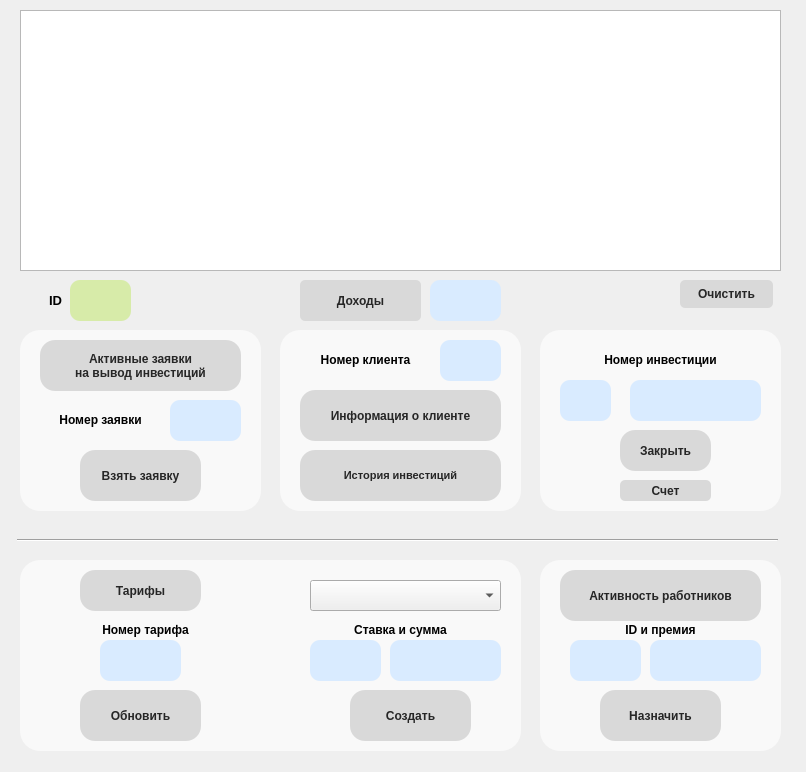
<?xml version="1.0" encoding="UTF-8"?>
<ui version="4.0">
 <class>Manager2</class>
 <widget class="QDialog" name="Manager2">
  <property name="geometry">
   <rect>
    <x>0</x>
    <y>0</y>
    <width>806</width>
    <height>772</height>
   </rect>
  </property>
  <property name="windowTitle">
   <string>Dialog</string>
  </property>
  <widget class="QLabel" name="label_6">
   <property name="geometry">
    <rect>
     <x>30</x>
     <y>280</y>
     <width>51</width>
     <height>41</height>
    </rect>
   </property>
   <property name="text">
    <string>&lt;html&gt;&lt;head/&gt;&lt;body&gt;&lt;p align=&quot;center&quot;&gt;&lt;span style=&quot; font-size:10pt; font-weight:600;&quot;&gt;ID&lt;/span&gt;&lt;/p&gt;&lt;/body&gt;&lt;/html&gt;</string>
   </property>
   <property name="alignment">
    <set>Qt::AlignCenter</set>
   </property>
  </widget>
  <widget class="QLineEdit" name="employeeId">
   <property name="geometry">
    <rect>
     <x>570</x>
     <y>640</y>
     <width>71</width>
     <height>41</height>
    </rect>
   </property>
   <property name="styleSheet">
    <string notr="true">background: #d9ebff;
border-radius: 10px;
</string>
   </property>
   <property name="text">
    <string/>
   </property>
   <property name="maxLength">
    <number>100000</number>
   </property>
   <property name="echoMode">
    <enum>QLineEdit::Normal</enum>
   </property>
   <property name="clearButtonEnabled">
    <bool>false</bool>
   </property>
  </widget>
  <widget class="QLineEdit" name="eId">
   <property name="geometry">
    <rect>
     <x>70</x>
     <y>280</y>
     <width>61</width>
     <height>41</height>
    </rect>
   </property>
   <property name="styleSheet">
    <string notr="true">background: #d7eba9;
border-radius: 10px;
</string>
   </property>
   <property name="text">
    <string/>
   </property>
   <property name="maxLength">
    <number>1000</number>
   </property>
   <property name="echoMode">
    <enum>QLineEdit::Normal</enum>
   </property>
   <property name="readOnly">
    <bool>true</bool>
   </property>
   <property name="clearButtonEnabled">
    <bool>false</bool>
   </property>
  </widget>
  <widget class="Line" name="line">
   <property name="geometry">
    <rect>
     <x>17</x>
     <y>530</y>
     <width>761</width>
     <height>20</height>
    </rect>
   </property>
   <property name="orientation">
    <enum>Qt::Horizontal</enum>
   </property>
  </widget>
  <widget class="QLabel" name="label_12">
   <property name="geometry">
    <rect>
     <x>330</x>
     <y>610</y>
     <width>141</width>
     <height>41</height>
    </rect>
   </property>
   <property name="text">
    <string>&lt;html&gt;&lt;head/&gt;&lt;body&gt;&lt;p align=&quot;center&quot;&gt;&lt;span style=&quot; font-size:9pt; font-weight:600;&quot;&gt;Ставка и сумма&lt;/span&gt;&lt;/p&gt;&lt;/body&gt;&lt;/html&gt;</string>
   </property>
   <property name="alignment">
    <set>Qt::AlignLeading|Qt::AlignLeft|Qt::AlignVCenter</set>
   </property>
  </widget>
  <widget class="QPushButton" name="cancel">
   <property name="geometry">
    <rect>
     <x>620</x>
     <y>430</y>
     <width>91</width>
     <height>41</height>
    </rect>
   </property>
   <property name="cursor">
    <cursorShape>PointingHandCursor</cursorShape>
   </property>
   <property name="styleSheet">
    <string notr="true">QPushButton:hover{background: #ffafa5; border-radius: 15px; border: 0.2px solid #d7eba9; color: #ffffff; font-size: 9pt; font-weight: bold;}																
QPushButton{background: #d9d9d9; border-radius: 15px; color: #262626; font-size: 9pt; font-weight: bold;}</string>
   </property>
   <property name="text">
    <string>Закрыть</string>
   </property>
  </widget>
  <widget class="QPushButton" name="creditRequests_10">
   <property name="geometry">
    <rect>
     <x>600</x>
     <y>690</y>
     <width>121</width>
     <height>51</height>
    </rect>
   </property>
   <property name="cursor">
    <cursorShape>PointingHandCursor</cursorShape>
   </property>
   <property name="styleSheet">
    <string notr="true">QPushButton:hover{background: #e6f6ff; border-radius: 15px; color: #81C4FF; font-size: 9pt; font-weight: bold;}													
QPushButton{background: #d9d9d9; border-radius: 15px; color: #262626; font-size: 9pt; font-weight: bold;}</string>
   </property>
   <property name="text">
    <string>Назначить</string>
   </property>
  </widget>
  <widget class="QGroupBox" name="groupBox">
   <property name="geometry">
    <rect>
     <x>20</x>
     <y>330</y>
     <width>241</width>
     <height>181</height>
    </rect>
   </property>
   <property name="styleSheet">
    <string notr="true">background: #F9F9F9;
border-radius: 20px;
</string>
   </property>
   <property name="title">
    <string/>
   </property>
   <widget class="QLineEdit" name="requestId">
    <property name="geometry">
     <rect>
      <x>150</x>
      <y>70</y>
      <width>71</width>
      <height>41</height>
     </rect>
    </property>
    <property name="styleSheet">
     <string notr="true">background: #d9ebff;
border-radius: 10px;
</string>
    </property>
    <property name="text">
     <string/>
    </property>
    <property name="maxLength">
     <number>100000</number>
    </property>
    <property name="echoMode">
     <enum>QLineEdit::Normal</enum>
    </property>
    <property name="clearButtonEnabled">
     <bool>false</bool>
    </property>
   </widget>
   <widget class="QLabel" name="label_9">
    <property name="geometry">
     <rect>
      <x>20</x>
      <y>70</y>
      <width>121</width>
      <height>41</height>
     </rect>
    </property>
    <property name="text">
     <string>&lt;html&gt;&lt;head/&gt;&lt;body&gt;&lt;p align=&quot;center&quot;&gt;&lt;span style=&quot; font-size:9pt; font-weight:600;&quot;&gt;Номер заявки&lt;/span&gt;&lt;/p&gt;&lt;/body&gt;&lt;/html&gt;</string>
    </property>
    <property name="alignment">
     <set>Qt::AlignLeading|Qt::AlignLeft|Qt::AlignVCenter</set>
    </property>
   </widget>
   <widget class="QPushButton" name="investRequest_2">
    <property name="geometry">
     <rect>
      <x>20</x>
      <y>10</y>
      <width>201</width>
      <height>51</height>
     </rect>
    </property>
    <property name="cursor">
     <cursorShape>PointingHandCursor</cursorShape>
    </property>
    <property name="styleSheet">
     <string notr="true">QPushButton:hover{background: #e6f6ff; border-radius: 15px; color: #81C4FF; font-size: 9pt; font-weight: bold;}													
QPushButton{background: #d9d9d9; border-radius: 15px; color: #262626; font-size: 9pt; font-weight: bold;}</string>
    </property>
    <property name="text">
     <string>Активные заявки
на вывод инвестиций</string>
    </property>
   </widget>
   <widget class="QPushButton" name="getRequest_2">
    <property name="geometry">
     <rect>
      <x>60</x>
      <y>120</y>
      <width>121</width>
      <height>51</height>
     </rect>
    </property>
    <property name="cursor">
     <cursorShape>PointingHandCursor</cursorShape>
    </property>
    <property name="styleSheet">
     <string notr="true">QPushButton:hover{background: #e6f6ff; border-radius: 15px; color: #81C4FF; font-size: 9pt; font-weight: bold;}													
QPushButton{background: #d9d9d9; border-radius: 15px; color: #262626; font-size: 9pt; font-weight: bold;}</string>
    </property>
    <property name="text">
     <string>Взять заявку</string>
    </property>
   </widget>
  </widget>
  <widget class="QLineEdit" name="tarifId">
   <property name="geometry">
    <rect>
     <x>100</x>
     <y>640</y>
     <width>81</width>
     <height>41</height>
    </rect>
   </property>
   <property name="styleSheet">
    <string notr="true">background: #d9ebff;
border-radius: 10px;
</string>
   </property>
   <property name="text">
    <string/>
   </property>
   <property name="maxLength">
    <number>100000</number>
   </property>
   <property name="echoMode">
    <enum>QLineEdit::Normal</enum>
   </property>
   <property name="clearButtonEnabled">
    <bool>false</bool>
   </property>
  </widget>
  <widget class="QPushButton" name="creditRequests_6">
   <property name="geometry">
    <rect>
     <x>80</x>
     <y>690</y>
     <width>121</width>
     <height>51</height>
    </rect>
   </property>
   <property name="cursor">
    <cursorShape>PointingHandCursor</cursorShape>
   </property>
   <property name="styleSheet">
    <string notr="true">QPushButton:hover{background: #e6f6ff; border-radius: 15px; color: #81C4FF; font-size: 9pt; font-weight: bold;}													
QPushButton{background: #d9d9d9; border-radius: 15px; color: #262626; font-size: 9pt; font-weight: bold;}</string>
   </property>
   <property name="text">
    <string>Обновить</string>
   </property>
  </widget>
  <widget class="QLineEdit" name="sum">
   <property name="geometry">
    <rect>
     <x>390</x>
     <y>640</y>
     <width>111</width>
     <height>41</height>
    </rect>
   </property>
   <property name="styleSheet">
    <string notr="true">background: #d9ebff;
border-radius: 10px;
</string>
   </property>
   <property name="text">
    <string/>
   </property>
   <property name="maxLength">
    <number>100000</number>
   </property>
   <property name="echoMode">
    <enum>QLineEdit::Normal</enum>
   </property>
   <property name="clearButtonEnabled">
    <bool>false</bool>
   </property>
  </widget>
  <widget class="QPushButton" name="cancel_3">
   <property name="geometry">
    <rect>
     <x>680</x>
     <y>280</y>
     <width>93</width>
     <height>28</height>
    </rect>
   </property>
   <property name="cursor">
    <cursorShape>PointingHandCursor</cursorShape>
   </property>
   <property name="styleSheet">
    <string notr="true">QPushButton:hover{background: #ebc834; border-radius: 5px; border: 0.2px solid #d7eba9; color: #ffffff; font-size: 9pt; font-weight: bold;}																
QPushButton{background: #d9d9d9; border-radius: 5px; color: #262626; font-size: 9pt; font-weight: bold;}</string>
   </property>
   <property name="text">
    <string>Очистить</string>
   </property>
  </widget>
  <widget class="QGroupBox" name="groupBox_3">
   <property name="geometry">
    <rect>
     <x>20</x>
     <y>560</y>
     <width>501</width>
     <height>191</height>
    </rect>
   </property>
   <property name="styleSheet">
    <string notr="true">background: #F9F9F9;
border-radius: 20px;
</string>
   </property>
   <property name="title">
    <string/>
   </property>
  </widget>
  <widget class="QLineEdit" name="investId">
   <property name="geometry">
    <rect>
     <x>560</x>
     <y>380</y>
     <width>51</width>
     <height>41</height>
    </rect>
   </property>
   <property name="styleSheet">
    <string notr="true">background: #d9ebff;
border-radius: 10px;
</string>
   </property>
   <property name="text">
    <string/>
   </property>
   <property name="maxLength">
    <number>100000</number>
   </property>
   <property name="echoMode">
    <enum>QLineEdit::Normal</enum>
   </property>
   <property name="clearButtonEnabled">
    <bool>false</bool>
   </property>
  </widget>
  <widget class="QGroupBox" name="groupBox_2">
   <property name="geometry">
    <rect>
     <x>280</x>
     <y>330</y>
     <width>241</width>
     <height>181</height>
    </rect>
   </property>
   <property name="styleSheet">
    <string notr="true">background: #F9F9F9;
border-radius: 20px;
</string>
   </property>
   <property name="title">
    <string/>
   </property>
   <widget class="QLineEdit" name="clientId">
    <property name="geometry">
     <rect>
      <x>160</x>
      <y>10</y>
      <width>61</width>
      <height>41</height>
     </rect>
    </property>
    <property name="styleSheet">
     <string notr="true">background: #d9ebff;
border-radius: 10px;
</string>
    </property>
    <property name="text">
     <string/>
    </property>
    <property name="maxLength">
     <number>100000</number>
    </property>
    <property name="echoMode">
     <enum>QLineEdit::Normal</enum>
    </property>
    <property name="clearButtonEnabled">
     <bool>false</bool>
    </property>
   </widget>
   <widget class="QLabel" name="label_10">
    <property name="geometry">
     <rect>
      <x>20</x>
      <y>10</y>
      <width>131</width>
      <height>41</height>
     </rect>
    </property>
    <property name="text">
     <string>&lt;html&gt;&lt;head/&gt;&lt;body&gt;&lt;p align=&quot;center&quot;&gt;&lt;span style=&quot; font-size:9pt; font-weight:600;&quot;&gt;Номер клиента&lt;/span&gt;&lt;/p&gt;&lt;/body&gt;&lt;/html&gt;</string>
    </property>
    <property name="alignment">
     <set>Qt::AlignLeading|Qt::AlignLeft|Qt::AlignVCenter</set>
    </property>
   </widget>
   <widget class="QPushButton" name="clientInfoButton_2">
    <property name="geometry">
     <rect>
      <x>20</x>
      <y>60</y>
      <width>201</width>
      <height>51</height>
     </rect>
    </property>
    <property name="cursor">
     <cursorShape>PointingHandCursor</cursorShape>
    </property>
    <property name="styleSheet">
     <string notr="true">QPushButton:hover{background: #e6f6ff; border-radius: 15px; color: #81C4FF; font-size: 9pt; font-weight: bold;}													
QPushButton{background: #d9d9d9; border-radius: 15px; color: #262626; font-size: 9pt; font-weight: bold;}</string>
    </property>
    <property name="text">
     <string>Информация о клиенте</string>
    </property>
   </widget>
   <widget class="QPushButton" name="creditRequests_7">
    <property name="geometry">
     <rect>
      <x>20</x>
      <y>120</y>
      <width>201</width>
      <height>51</height>
     </rect>
    </property>
    <property name="cursor">
     <cursorShape>PointingHandCursor</cursorShape>
    </property>
    <property name="styleSheet">
     <string notr="true">QPushButton:hover{background: #e6f6ff; border-radius: 15px; color: #81C4FF; font-size: 8pt; font-weight: bold;}													
QPushButton{background: #d9d9d9; border-radius: 15px; color: #262626; font-size: 8pt; font-weight: bold;}</string>
    </property>
    <property name="text">
     <string>История инвестиций</string>
    </property>
   </widget>
  </widget>
  <widget class="QLineEdit" name="extraSum">
   <property name="geometry">
    <rect>
     <x>650</x>
     <y>640</y>
     <width>111</width>
     <height>41</height>
    </rect>
   </property>
   <property name="styleSheet">
    <string notr="true">background: #d9ebff;
border-radius: 10px;
</string>
   </property>
   <property name="text">
    <string/>
   </property>
   <property name="maxLength">
    <number>100000</number>
   </property>
   <property name="echoMode">
    <enum>QLineEdit::Normal</enum>
   </property>
   <property name="clearButtonEnabled">
    <bool>false</bool>
   </property>
  </widget>
  <widget class="QLabel" name="label_11">
   <property name="geometry">
    <rect>
     <x>70</x>
     <y>610</y>
     <width>151</width>
     <height>41</height>
    </rect>
   </property>
   <property name="text">
    <string>&lt;html&gt;&lt;head/&gt;&lt;body&gt;&lt;p align=&quot;center&quot;&gt;&lt;span style=&quot; font-size:9pt; font-weight:600;&quot;&gt;Номер тарифа&lt;/span&gt;&lt;/p&gt;&lt;/body&gt;&lt;/html&gt;</string>
   </property>
   <property name="alignment">
    <set>Qt::AlignLeading|Qt::AlignLeft|Qt::AlignVCenter</set>
   </property>
  </widget>
  <widget class="QTableView" name="tableView">
   <property name="geometry">
    <rect>
     <x>20</x>
     <y>10</y>
     <width>761</width>
     <height>261</height>
    </rect>
   </property>
  </widget>
  <widget class="QPushButton" name="creditRequests_8">
   <property name="geometry">
    <rect>
     <x>80</x>
     <y>570</y>
     <width>121</width>
     <height>41</height>
    </rect>
   </property>
   <property name="cursor">
    <cursorShape>PointingHandCursor</cursorShape>
   </property>
   <property name="styleSheet">
    <string notr="true">QPushButton:hover{background: #e6f6ff; border-radius: 15px; color: #81C4FF; font-size: 9pt; font-weight: bold;}													
QPushButton{background: #d9d9d9; border-radius: 15px; color: #262626; font-size: 9pt; font-weight: bold;}</string>
   </property>
   <property name="text">
    <string>Тарифы</string>
   </property>
  </widget>
  <widget class="QPushButton" name="creditRequests_9">
   <property name="geometry">
    <rect>
     <x>350</x>
     <y>690</y>
     <width>121</width>
     <height>51</height>
    </rect>
   </property>
   <property name="cursor">
    <cursorShape>PointingHandCursor</cursorShape>
   </property>
   <property name="styleSheet">
    <string notr="true">QPushButton:hover{background: #e6f6ff; border-radius: 15px; color: #81C4FF; font-size: 9pt; font-weight: bold;}													
QPushButton{background: #d9d9d9; border-radius: 15px; color: #262626; font-size: 9pt; font-weight: bold;}</string>
   </property>
   <property name="text">
    <string>Создать</string>
   </property>
  </widget>
  <widget class="QGroupBox" name="groupBox_6">
   <property name="geometry">
    <rect>
     <x>540</x>
     <y>330</y>
     <width>241</width>
     <height>181</height>
    </rect>
   </property>
   <property name="styleSheet">
    <string notr="true">background: #F9F9F9;
border-radius: 20px;
</string>
   </property>
   <property name="title">
    <string/>
   </property>
   <widget class="QPushButton" name="compute">
    <property name="geometry">
     <rect>
      <x>80</x>
      <y>150</y>
      <width>91</width>
      <height>21</height>
     </rect>
    </property>
    <property name="cursor">
     <cursorShape>PointingHandCursor</cursorShape>
    </property>
    <property name="styleSheet">
     <string notr="true">QPushButton:hover{background: #e6f6ff; border-radius: 5px; color: #81C4FF; font-size: 9pt; font-weight: bold;}													
QPushButton{background: #d9d9d9; border-radius: 5px; color: #262626; font-size: 9pt; font-weight: bold;}</string>
    </property>
    <property name="text">
     <string>Счет</string>
    </property>
   </widget>
   <widget class="QLineEdit" name="resSum">
    <property name="geometry">
     <rect>
      <x>90</x>
      <y>50</y>
      <width>131</width>
      <height>41</height>
     </rect>
    </property>
    <property name="styleSheet">
     <string notr="true">background: #d9ebff;
border-radius: 10px;
</string>
    </property>
    <property name="text">
     <string/>
    </property>
    <property name="maxLength">
     <number>100000</number>
    </property>
    <property name="echoMode">
     <enum>QLineEdit::Normal</enum>
    </property>
    <property name="clearButtonEnabled">
     <bool>false</bool>
    </property>
   </widget>
  </widget>
  <widget class="QComboBox" name="comboBox">
   <property name="geometry">
    <rect>
     <x>310</x>
     <y>580</y>
     <width>191</width>
     <height>31</height>
    </rect>
   </property>
  </widget>
  <widget class="QPushButton" name="creditRequests_11">
   <property name="geometry">
    <rect>
     <x>560</x>
     <y>570</y>
     <width>201</width>
     <height>51</height>
    </rect>
   </property>
   <property name="cursor">
    <cursorShape>PointingHandCursor</cursorShape>
   </property>
   <property name="styleSheet">
    <string notr="true">QPushButton:hover{background: #e6f6ff; border-radius: 15px; color: #81C4FF; font-size: 9pt; font-weight: bold;}													
QPushButton{background: #d9d9d9; border-radius: 15px; color: #262626; font-size: 9pt; font-weight: bold;}</string>
   </property>
   <property name="text">
    <string>Активность работников</string>
   </property>
  </widget>
  <widget class="QLineEdit" name="rate">
   <property name="geometry">
    <rect>
     <x>310</x>
     <y>640</y>
     <width>71</width>
     <height>41</height>
    </rect>
   </property>
   <property name="styleSheet">
    <string notr="true">background: #d9ebff;
border-radius: 10px;
</string>
   </property>
   <property name="text">
    <string/>
   </property>
   <property name="maxLength">
    <number>100000</number>
   </property>
   <property name="echoMode">
    <enum>QLineEdit::Normal</enum>
   </property>
   <property name="clearButtonEnabled">
    <bool>false</bool>
   </property>
  </widget>
  <widget class="QLabel" name="label_13">
   <property name="geometry">
    <rect>
     <x>590</x>
     <y>610</y>
     <width>141</width>
     <height>41</height>
    </rect>
   </property>
   <property name="text">
    <string>&lt;html&gt;&lt;head/&gt;&lt;body&gt;&lt;p align=&quot;center&quot;&gt;&lt;span style=&quot; font-size:9pt; font-weight:600;&quot;&gt;ID и премия&lt;/span&gt;&lt;/p&gt;&lt;/body&gt;&lt;/html&gt;</string>
   </property>
   <property name="alignment">
    <set>Qt::AlignLeading|Qt::AlignLeft|Qt::AlignVCenter</set>
   </property>
  </widget>
  <widget class="QLabel" name="label_14">
   <property name="geometry">
    <rect>
     <x>580</x>
     <y>340</y>
     <width>161</width>
     <height>41</height>
    </rect>
   </property>
   <property name="text">
    <string>&lt;html&gt;&lt;head/&gt;&lt;body&gt;&lt;p align=&quot;center&quot;&gt;&lt;span style=&quot; font-size:9pt; font-weight:600;&quot;&gt;Номер инвестиции&lt;/span&gt;&lt;/p&gt;&lt;/body&gt;&lt;/html&gt;</string>
   </property>
   <property name="alignment">
    <set>Qt::AlignLeading|Qt::AlignLeft|Qt::AlignVCenter</set>
   </property>
  </widget>
  <widget class="QGroupBox" name="groupBox_5">
   <property name="geometry">
    <rect>
     <x>540</x>
     <y>560</y>
     <width>241</width>
     <height>191</height>
    </rect>
   </property>
   <property name="styleSheet">
    <string notr="true">background: #F9F9F9;
border-radius: 20px;
</string>
   </property>
   <property name="title">
    <string/>
   </property>
  </widget>
  <widget class="QPushButton" name="checkData">
   <property name="geometry">
    <rect>
     <x>300</x>
     <y>280</y>
     <width>121</width>
     <height>41</height>
    </rect>
   </property>
   <property name="font">
    <font>
     <pointsize>9</pointsize>
     <weight>75</weight>
     <bold>true</bold>
    </font>
   </property>
   <property name="cursor">
    <cursorShape>PointingHandCursor</cursorShape>
   </property>
   <property name="styleSheet">
    <string notr="true">QPushButton:hover{background: #b9de6f; border-radius: 5px; border: 0.2px solid #d7eba9; color: #ffffff; font-size: 9pt; font-weight: bold;}	
																	QPushButton{background: #d9d9d9; border-radius: 5px; color: #262626; font-size: 9pt; font-weight: bold;}</string>
   </property>
   <property name="text">
    <string>Доходы</string>
   </property>
  </widget>
  <widget class="QLineEdit" name="period">
   <property name="geometry">
    <rect>
     <x>430</x>
     <y>280</y>
     <width>71</width>
     <height>41</height>
    </rect>
   </property>
   <property name="styleSheet">
    <string notr="true">background: #d9ebff;
border-radius: 10px;
</string>
   </property>
   <property name="text">
    <string/>
   </property>
   <property name="maxLength">
    <number>100000</number>
   </property>
   <property name="echoMode">
    <enum>QLineEdit::Normal</enum>
   </property>
   <property name="clearButtonEnabled">
    <bool>false</bool>
   </property>
  </widget>
  <zorder>groupBox_3</zorder>
  <zorder>groupBox_5</zorder>
  <zorder>groupBox_6</zorder>
  <zorder>label_6</zorder>
  <zorder>employeeId</zorder>
  <zorder>eId</zorder>
  <zorder>line</zorder>
  <zorder>label_12</zorder>
  <zorder>cancel</zorder>
  <zorder>creditRequests_10</zorder>
  <zorder>groupBox</zorder>
  <zorder>tarifId</zorder>
  <zorder>creditRequests_6</zorder>
  <zorder>sum</zorder>
  <zorder>cancel_3</zorder>
  <zorder>investId</zorder>
  <zorder>groupBox_2</zorder>
  <zorder>extraSum</zorder>
  <zorder>label_11</zorder>
  <zorder>tableView</zorder>
  <zorder>creditRequests_8</zorder>
  <zorder>creditRequests_9</zorder>
  <zorder>comboBox</zorder>
  <zorder>creditRequests_11</zorder>
  <zorder>rate</zorder>
  <zorder>label_13</zorder>
  <zorder>label_14</zorder>
  <zorder>checkData</zorder>
  <zorder>period</zorder>
 </widget>
 <resources/>
 <connections/>
</ui>
